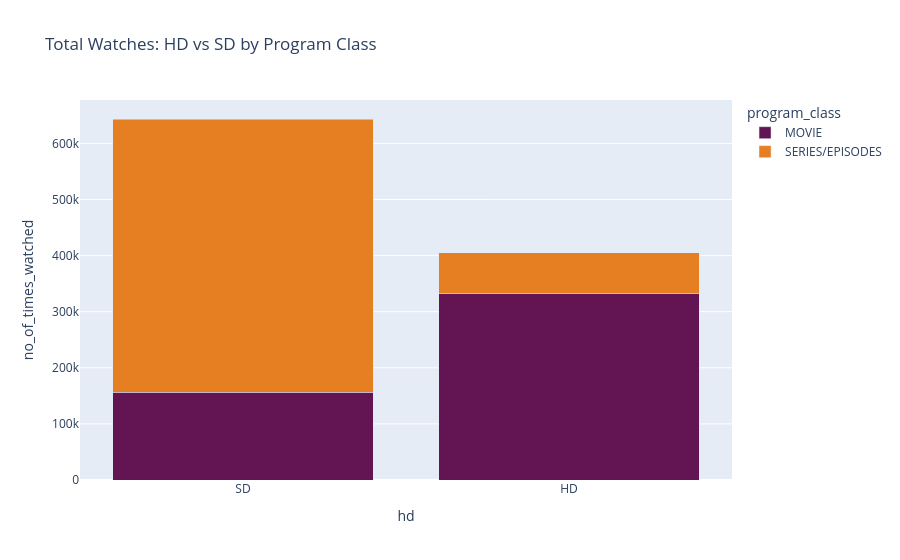
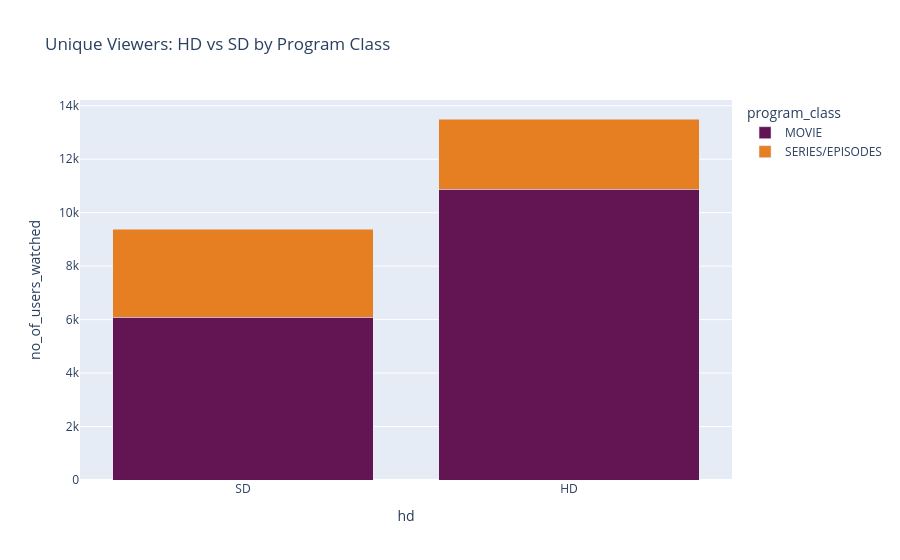
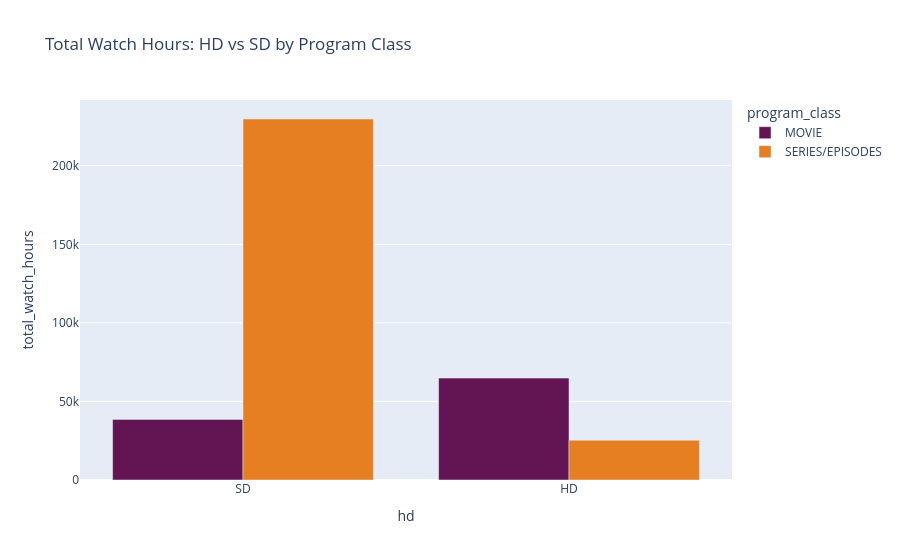

Notebook code for these charts, in order:
### Code cell
color_map = {"MOVIE": "#631452", "SERIES/EPISODES": "#E67E22"}
figureFive = px.bar(resolutionSummary, x ="hd", y ="no_of_times_watched", color="program_class", barmode="stack", title="Total Watches: HD vs SD by Program Class", color_discrete_map= color_map)
figureSix = px.bar(resolutionSummary, x ="hd", y ="no_of_users_watched", color="program_class", barmode="stack", title="Unique Viewers: HD vs SD by Program Class", color_discrete_map= color_map)
figureSeven = px.bar(resolutionSummary, x="hd", y= "total_watch_hours", color = "program_class", barmode="group", title="Total Watch Hours: HD vs SD by Program Class", color_discrete_map= color_map)
figureFive.show()
figureSix.show()
figureSeven.show()

### Figure 1 — Plotly figure (JSON) as saved in the notebook; plotly's stock layout.template omitted (floating-point values rounded to 4 significant figures)
{"data": [{"hovertemplate": "program_class=MOVIE<br>hd=%{x}<br>no_of_times_watched=%{y}<extra></extra>", "legendgroup": "MOVIE", "marker": {"color": "#631452", "pattern": {"shape": ""}}, "name": "MOVIE", "orientation": "v", "showlegend": true, "textposition": "auto", "type": "bar", "x": ["SD", "HD"], "xaxis": "x", "y": [156655, 331746], "yaxis": "y"}, {"hovertemplate": "program_class=SERIES/EPISODES<br>hd=%{x}<br>no_of_times_watched=%{y}<extra></extra>", "legendgroup": "SERIES/EPISODES", "marker": {"color": "#E67E22", "pattern": {"shape": ""}}, "name": "SERIES/EPISODES", "orientation": "v", "showlegend": true, "textposition": "auto", "type": "bar", "x": ["SD", "HD"], "xaxis": "x", "y": [486884, 73290], "yaxis": "y"}], "layout": {"barmode": "stack", "legend": {"title": {"text": "program_class"}, "tracegroupgap": 0}, "title": {"text": "Total Watches: HD vs SD by Program Class"}, "xaxis": {"anchor": "y", "domain": [0, 1], "title": {"text": "hd"}}, "yaxis": {"anchor": "x", "domain": [0, 1], "title": {"text": "no_of_times_watched"}}}}

### Figure 2 — Plotly figure (JSON) as saved in the notebook; plotly's stock layout.template omitted (floating-point values rounded to 4 significant figures)
{"data": [{"hovertemplate": "program_class=MOVIE<br>hd=%{x}<br>no_of_users_watched=%{y}<extra></extra>", "legendgroup": "MOVIE", "marker": {"color": "#631452", "pattern": {"shape": ""}}, "name": "MOVIE", "orientation": "v", "showlegend": true, "textposition": "auto", "type": "bar", "x": ["SD", "HD"], "xaxis": "x", "y": [6093, 10880], "yaxis": "y"}, {"hovertemplate": "program_class=SERIES/EPISODES<br>hd=%{x}<br>no_of_users_watched=%{y}<extra></extra>", "legendgroup": "SERIES/EPISODES", "marker": {"color": "#E67E22", "pattern": {"shape": ""}}, "name": "SERIES/EPISODES", "orientation": "v", "showlegend": true, "textposition": "auto", "type": "bar", "x": ["SD", "HD"], "xaxis": "x", "y": [3282, 2625], "yaxis": "y"}], "layout": {"barmode": "stack", "legend": {"title": {"text": "program_class"}, "tracegroupgap": 0}, "title": {"text": "Unique Viewers: HD vs SD by Program Class"}, "xaxis": {"anchor": "y", "domain": [0, 1], "title": {"text": "hd"}}, "yaxis": {"anchor": "x", "domain": [0, 1], "title": {"text": "no_of_users_watched"}}}}

### Figure 3 — Plotly figure (JSON) as saved in the notebook; plotly's stock layout.template omitted (floating-point values rounded to 4 significant figures)
{"data": [{"alignmentgroup": "True", "hovertemplate": "program_class=MOVIE<br>hd=%{x}<br>total_watch_hours=%{y}<extra></extra>", "legendgroup": "MOVIE", "marker": {"color": "#631452", "pattern": {"shape": ""}}, "name": "MOVIE", "offsetgroup": "MOVIE", "orientation": "v", "showlegend": true, "textposition": "auto", "type": "bar", "x": ["SD", "HD"], "xaxis": "x", "y": [38590.0, 64860.0], "yaxis": "y"}, {"alignmentgroup": "True", "hovertemplate": "program_class=SERIES/EPISODES<br>hd=%{x}<br>total_watch_hours=%{y}<extra></extra>", "legendgroup": "SERIES/EPISODES", "marker": {"color": "#E67E22", "pattern": {"shape": ""}}, "name": "SERIES/EPISODES", "offsetgroup": "SERIES/EPISODES", "orientation": "v", "showlegend": true, "textposition": "auto", "type": "bar", "x": ["SD", "HD"], "xaxis": "x", "y": [229800.0, 25320.0], "yaxis": "y"}], "layout": {"barmode": "group", "legend": {"title": {"text": "program_class"}, "tracegroupgap": 0}, "title": {"text": "Total Watch Hours: HD vs SD by Program Class"}, "xaxis": {"anchor": "y", "domain": [0, 1], "title": {"text": "hd"}}, "yaxis": {"anchor": "x", "domain": [0, 1], "title": {"text": "total_watch_hours"}}}}
